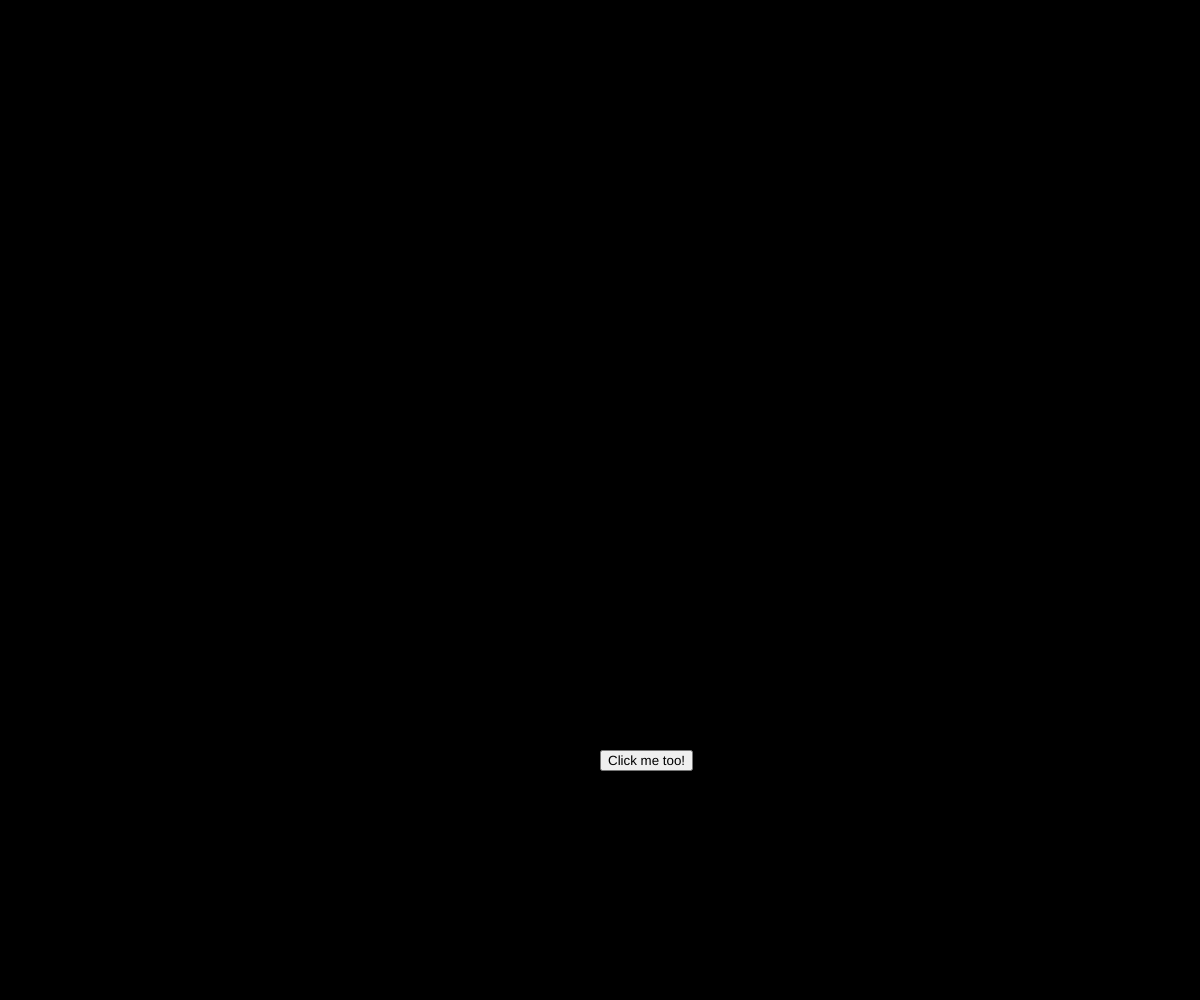
Frame 1 (no input)
Frame 60 (no input): identical to frame 1, image omitted
Frame 120 (the mouse pressed at the canvas centre since frame 60): identical to frame 1, image omitted

The p5.js sketch that drew this single still picture (run headless with seeded random() and noise() and a simulated clock; from frame 60 on, the mouse is pressed at the canvas centre):

// p5.js sketch
// ── sketch.js
// Make sure HTML input is not commented in index.html!
const HTMLButton = document.getElementById("myButton");
let p5Button;

let bgColor;



function setup() {
  createCanvas(windowWidth, windowHeight);

  // HTML Button
  bgColor = color(0,0,0);
  background(bgColor);

  // P5 Button
  p5Button = createButton('Click me too!');
  p5Button.position(width/2, height/4*3);
  p5Button.mousePressed(randomBackgroundColor);

}

function draw() {
  
}

function randomBackgroundColor(){
  bgColor = color(random(0,255), random(0,255), random(0,255));
  background(bgColor);
}
